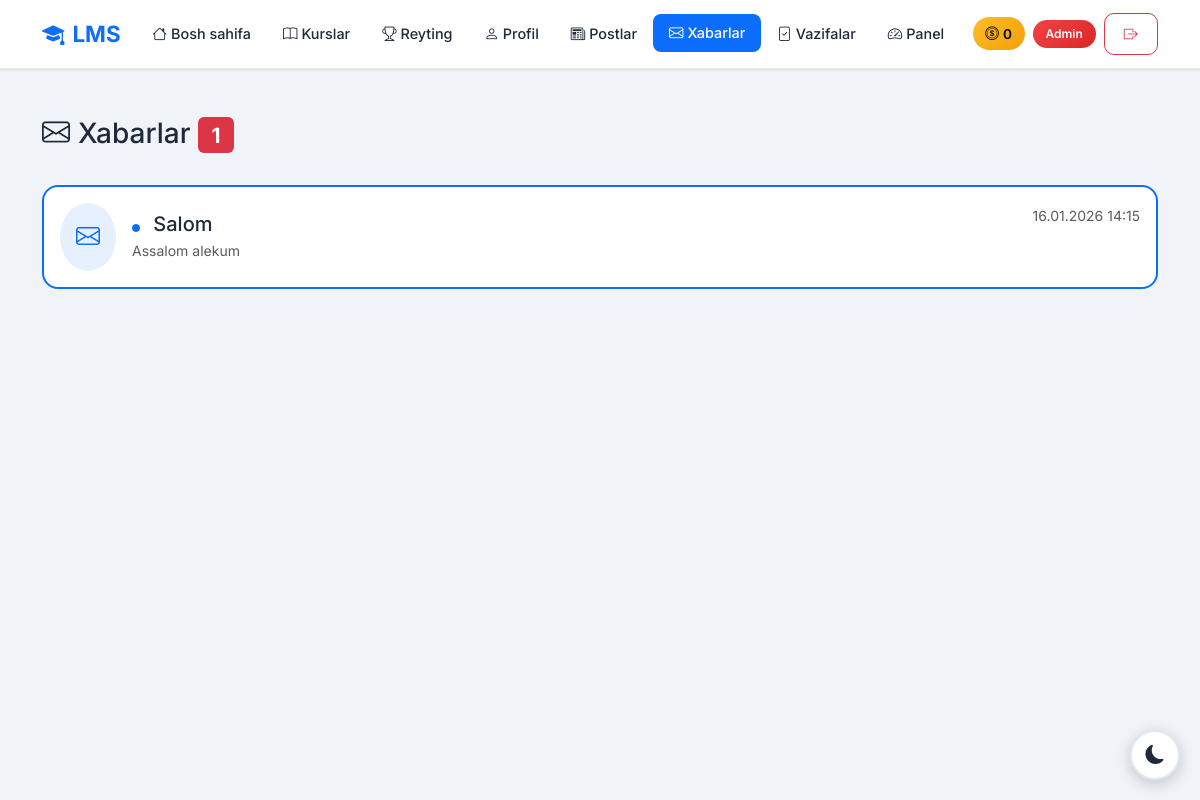
Before: /messages/ (signed in) with the older database file.
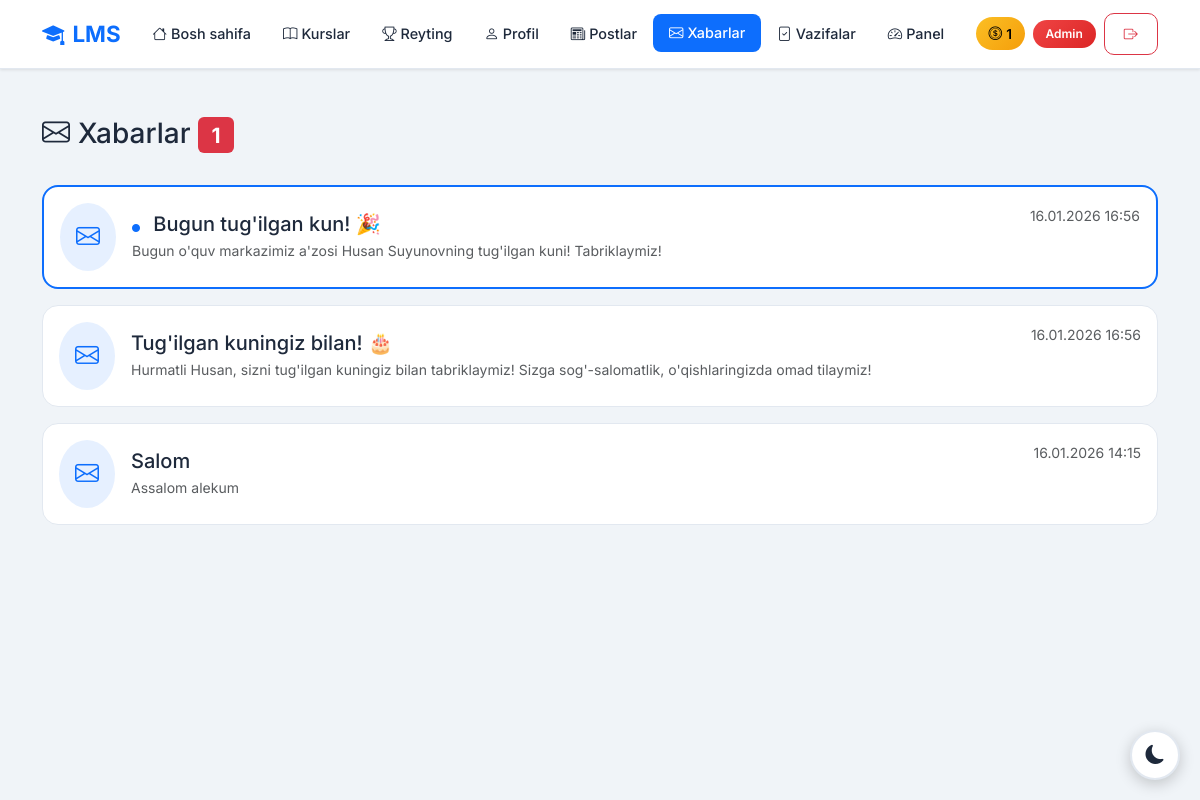
After: the same page with the newer database file.
### accounts/models.py (models this page shows, shortened)
class CustomUser(AbstractUser):
    ROLE_CHOICES = (
        ('admin', 'Admin'),
        ('teacher', 'O\'qituvchi'),
        ('student', 'O\'quvchi'),
    )
    first_name = models.CharField(max_length=100, verbose_name="Ism")
    last_name = models.CharField(max_length=100, verbose_name="Familiya")
    phone = models.CharField(max_length=20, unique=True, verbose_name="Telefon raqam")
    role = models.CharField(max_length=20, choices=ROLE_CHOICES, default='student', verbose_name="Rol")
    photo = models.ImageField(upload_to='profiles/', blank=True, null=True, verbose_name="Profil rasmi")
    profession = models.ForeignKey(Profession, on_delete=models.SET_NULL, null=True, blank=True, related_name='students', verbose_name="Yo'nalish")
    is_blocked = models.BooleanField(default=False, verbose_name="Bloklangan")
    last_activity = models.DateTimeField(null=True, blank=True, verbose_name="Oxirgi faollik")
    bio = models.TextField(blank=True, null=True, verbose_name="O'zi haqida")
    coins = models.IntegerField(default=0, verbose_name="Coinlar")
    total_online_time = models.IntegerField(default=0, verbose_name="Jami online vaqt (daqiqa)")
    address = models.CharField(max_length=300, blank=True, null=True, verbose_name="Yashash manzili")
    birth_date = models.DateField(null=True, blank=True, verbose_name="Tug'ilgan kuni")
    id_card = models.FileField(upload_to='documents/id_cards/', blank=True, null=True, verbose_name="ID karta/Pasport")
    birth_certificate = models.FileField(upload_to='documents/birth_certificates/', blank=True, null=True, verbose_name="Tug'ilganlik haqida guvohnoma")
    @property
    def is_admin(self):
        return self.role == 'admin'
    @property
    def is_teacher(self):
        return self.role == 'teacher'
    @property
    def is_student(self):
        return self.role == 'student'
    class Meta:
        verbose_name = "Foydalanuvchi"
        verbose_name_plural = "Foydalanuvchilar"

class Message(models.Model):
    MESSAGE_TYPES = (
        ('all', 'Barchaga'),
        ('students', 'O\'quvchilarga'),
        ('teachers', 'O\'qituvchilarga'),
        ('personal', 'Shaxsiy'),
        ('system', 'Tizim xabari'),
        ('payment', 'To\'lov eslatmasi'),
    )
    title = models.CharField(max_length=200, verbose_name="Sarlavha")
    content = models.TextField(verbose_name="Xabar matni")
    message_type = models.CharField(max_length=20, choices=MESSAGE_TYPES, default='all')
    recipient = models.ForeignKey(CustomUser, on_delete=models.CASCADE, null=True, blank=True, related_name='received_messages')
    sender = models.ForeignKey(CustomUser, on_delete=models.SET_NULL, null=True, blank=True, related_name='sent_messages')
    is_read = models.BooleanField(default=False)
    created_at = models.DateTimeField(auto_now_add=True)
    class Meta:
        ordering = ['-created_at']
        verbose_name = "Xabar"
        verbose_name_plural = "Xabarlar"

### accounts/views.py (the view)
# urls.py: path('messages/', views.messages_view, name='messages'),
@login_required
def messages_view(request):
    personal_messages = Message.objects.filter(recipient=request.user)
    if request.user.is_student:
        general_messages = Message.objects.filter(
            Q(message_type='all') | Q(message_type='students'),
            recipient__isnull=True
        )
    elif request.user.is_teacher:
        general_messages = Message.objects.filter(
            Q(message_type='all') | Q(message_type='teachers'),
            recipient__isnull=True
        )
    else:
        general_messages = Message.objects.filter(message_type='all', recipient__isnull=True)
    all_messages = (personal_messages | general_messages).distinct().order_by('-created_at')
    unread_count = all_messages.filter(is_read=False).count()
    return render(request, 'accounts/messages.html', {
        'messages_list': all_messages,
        'unread_count': unread_count,
    })

### accounts/management/commands/check_birthdays.py (called while the page is built, shortened)
    def handle(self, *args, **kwargs):
        today = timezone.now().date()
        users = CustomUser.objects.filter(birth_date__day=today.day, birth_date__month=today.month)
        if not users.exists():
            self.stdout.write(self.style.SUCCESS('No birthdays today.'))
            return

### accounts/templates/accounts/messages.html (shortened to what this page needs)
{% extends 'accounts/base.html' %}
{% block content %}
<div class="container py-5">
    <div class="d-flex justify-content-between align-items-center mb-4">
        <h3 style="color: var(--text);">
            <i class="bi bi-envelope me-2"></i>Xabarlar
            {% if unread_count > 0 %}
            <span class="badge bg-danger">{{ unread_count }}</span>
            {% endif %}
        </h3>
    </div>
    {% if messages_list %}
    <div class="row">
        {% for msg in messages_list %}
        <div class="col-12 mb-3">
            <a href="{% url 'message_detail' msg.pk %}" class="text-decoration-none">
                <div class="card {% if not msg.is_read %}border-primary{% endif %}" style="{% if not msg.is_read %}border-width: 2px;{% endif %}">
                    <div class="card-body">
                        <div class="d-flex justify-content-between align-items-start">
                            <div class="d-flex align-items-center">
                                {% if msg.message_type == 'payment' %}
                                <div class="bg-warning bg-opacity-10 rounded-circle p-3 me-3">
                                    <i class="bi bi-exclamation-triangle text-warning fs-4"></i>
                                </div>
                                {% elif msg.message_type == 'system' %}
                                <div class="bg-info bg-opacity-10 rounded-circle p-3 me-3">
                                    <i class="bi bi-info-circle text-info fs-4"></i>
                                </div>
                                {% else %}
                                <div class="bg-primary bg-opacity-10 rounded-circle p-3 me-3">
                                    <i class="bi bi-envelope text-primary fs-4"></i>
                                </div>
                                {% endif %}
                                <div>
                                    <h5 class="mb-1" style="color: var(--text);">
                                        {% if not msg.is_read %}<i class="bi bi-circle-fill text-primary me-2" style="font-size: 0.5rem;"></i>{% endif %}
                                        {{ msg.title }}
                                    </h5>
                                    <p class="text-muted mb-0 small">{{ msg.content|truncatewords:20 }}</p>
                                </div>
                            </div>
                            <div class="text-end">
                                <small class="text-muted">{{ msg.created_at|date:"d.m.Y H:i" }}</small>
                            </div>
                        </div>
                    </div>
                </div>
            </a>
        </div>
        {% endfor %}
    </div>
    {% else %}
    <div class="card text-center py-5">
        <i class="bi bi-envelope-open text-muted" style="font-size: 4rem;"></i>
        <h5 class="mt-3" style="color: var(--text);">Xabarlar yo'q</h5>
        <p class="text-muted">Sizga hech qanday xabar kelmagan</p>
    </div>
    {% endif %}
</div>
{% endblock %}

### accounts/templates/accounts/base.html (shortened to what this page needs)
<!DOCTYPE html>
<html lang="uz" data-bs-theme="light">
<head>
    <link href="https://cdn.jsdelivr.net/npm/bootstrap@5.3.2/dist/css/bootstrap.min.css" rel="stylesheet">
    <link href="https://cdn.jsdelivr.net/npm/bootstrap-icons@1.11.1/font/bootstrap-icons.css" rel="stylesheet">
</head>
<body>
    <div class="theme-toggle">
        <button class="btn" id="themeToggle">
            <i class="bi bi-moon-fill" id="themeIcon"></i>
        </button>
    </div>
    {% if user.is_authenticated %}
    <nav class="navbar navbar-expand-lg sticky-top">
        <div class="container">
            <a class="navbar-brand" href="{% url 'home' %}">
                <i class="bi bi-mortarboard-fill me-2"></i>LMS
            </a>
            <div class="collapse navbar-collapse" id="navbarNav">
                <ul class="navbar-nav me-auto mb-2 mb-lg-0">
                    <li class="nav-item">
                        <a class="nav-link {% if request.resolver_match.url_name == 'home' %}active{% endif %}"
                            href="{% url 'home' %}">
                            <i class="bi bi-house me-1"></i>Bosh sahifa
                        </a>
                    </li>
                    <li class="nav-item">
                        <a class="nav-link {% if request.resolver_match.url_name and 'profession' in request.resolver_match.url_name %}active{% endif %}"
                            href="{% url 'professions' %}">
                            <i class="bi bi-book me-1"></i>Kurslar
                        </a>
                    </li>
                    <li class="nav-item">
                        <a class="nav-link {% if request.resolver_match.url_name == 'leaderboard' %}active{% endif %}"
                            href="{% url 'leaderboard' %}">
                            <i class="bi bi-trophy me-1"></i>Reyting
                        </a>
                    </li>
                    <li class="nav-item">
                        <a class="nav-link {% if request.resolver_match.url_name and 'profile' in request.resolver_match.url_name %}active{% endif %}"
                            href="{% url 'profile' %}">
                            <i class="bi bi-person me-1"></i>Profil
                        </a>
                    </li>
                    <li class="nav-item">
                        <a class="nav-link {% if request.resolver_match.app_names and 'blog' in request.resolver_match.app_names %}active{% endif %}"
                            href="{% url 'blog:post_list' %}">
                            <i class="bi bi-newspaper me-1"></i>Postlar
                        </a>
                    </li>
                    <li class="nav-item">
                        <a class="nav-link {% if request.resolver_match.url_name == 'messages' %}active{% endif %}"
                            href="{% url 'messages' %}">
                            <i class="bi bi-envelope me-1"></i>Xabarlar
                        </a>
                    </li>
                    {% if user.is_teacher or user.is_admin %}
                    <li class="nav-item">
                        <a class="nav-link {% if request.resolver_match.url_name == 'homework_submissions' %}active{% endif %}"
                            href="{% url 'homework_submissions' %}">
                            <i class="bi bi-file-check me-1"></i>Vazifalar
                        </a>
                    </li>
                    {% endif %}
                    {% if user.is_admin %}
                    <li class="nav-item">
                        <a class="nav-link {% if 'dashboard' in request.path %}active{% endif %}"
                            href="{% url 'admin_dashboard' %}">
                            <i class="bi bi-speedometer2 me-1"></i>Panel
                        </a>
                    </li>
                    {% endif %}
                </ul>
                <div class="d-flex align-items-center gap-2">
                    <span class="coin-badge">
                        <i class="bi bi-coin me-1"></i>{{ user.coins }}
                    </span>
                    <span class="role-badge role-{{ user.role }}">
                        {% if user.role == 'admin' %}
                        Admin
                        {% elif user.role == 'teacher' %}
                        Ustoz
                        {% else %}
                        O'quvchi
                        {% endif %}
                    </span>
                    <a href="{% url 'logout' %}" class="btn btn-outline-danger btn-sm">
                        <i class="bi bi-box-arrow-right"></i>
                    </a>
                </div>
            </div>
        </div>
    </nav>
    {% endif %}
    <main class="fade-in">
        {% block content %}{% endblock %}
    </main>
</body>
</html>

### accounts/templates/accounts/base.html (style rules this page uses)
:root { --primary: #0d6efd; --primary-dark: #0a58ca; --success: #10b981; --warning: #f59e0b; --danger: #ef4444; --purple: #8b5cf6; }
[data-bs-theme="light"] { --bg: #f0f4f8; --card: #ffffff; --text: #1e293b; --text-muted: #64748b; --border: #e2e8f0; }
* { font-family: 'Inter', sans-serif; }
body { background: var(--bg); color: var(--text); min-height: 100vh; transition: all 0.3s ease; }
.navbar { background: var(--card) !important; border-bottom: 1px solid var(--border); padding: 0.75rem 0; box-shadow: 0 1px 3px rgba(0, 0, 0, 0.1); }
.navbar-brand { font-weight: 700; font-size: 1.4rem; color: var(--primary) !important; }
.nav-link { color: var(--text) !important; font-weight: 500; padding: 0.5rem 1rem !important; border-radius: 8px; transition: all 0.2s; font-size: 0.9rem; }
.nav-link:hover, .nav-link.active { background: var(--primary); color: white !important; transform: translateY(-1px); }
.card { background: var(--card); border: 1px solid var(--border); border-radius: 16px; transition: all 0.3s ease; }
.btn { border-radius: 10px; font-weight: 600; padding: 0.6rem 1.2rem; transition: all 0.2s ease; }
.coin-badge { background: linear-gradient(135deg, #fbbf24, #f59e0b); color: #000; padding: 0.4rem 0.8rem; border-radius: 20px; font-weight: 600; font-size: 0.85rem; animation: pulse 2s infinite; }
.role-badge { padding: 0.3rem 0.8rem; border-radius: 20px; font-size: 0.75rem; font-weight: 600; }
.role-admin { background: linear-gradient(135deg, #ef4444, #dc2626); color: white; }
.theme-toggle { position: fixed; bottom: 20px; right: 20px; z-index: 1000; }
.theme-toggle .btn { width: 50px; height: 50px; border-radius: 50%; display: flex; align-items: center; justify-content: center; font-size: 1.2rem; background: var(--card); border: 2px solid var(--border); color: var(--text); box-shadow: 0 4px 15px rgba(0, 0, 0, 0.2); }
.fade-in { animation: fadeInUp 0.5s ease-out; }

Changed rows visible on the page:
changed CustomUser: coins "0" → "1"
added Message: message_type "all" (drawn), is_read False (drawn), title "Bugun tug'ilgan kun! 🎉", content "Bugun o'quv markazimiz a'zosi Husan Suyunovning tug'ilgan kuni! Tabriklaymiz!", created_at "16.01.2026 16:56"
added Message: message_type "personal" (drawn), title "Tug'ilgan kuningiz bilan! 🎂", content "Hurmatli Husan, sizni tug'ilgan kuningiz bilan tabriklaymiz! Sizga sog'-salomatlik, o'qishlaringizda omad tilaymiz!", created_at "16.01.2026 16:56", is_read True (drawn)
changed Message "Salom": is_read False → True (drawn)
